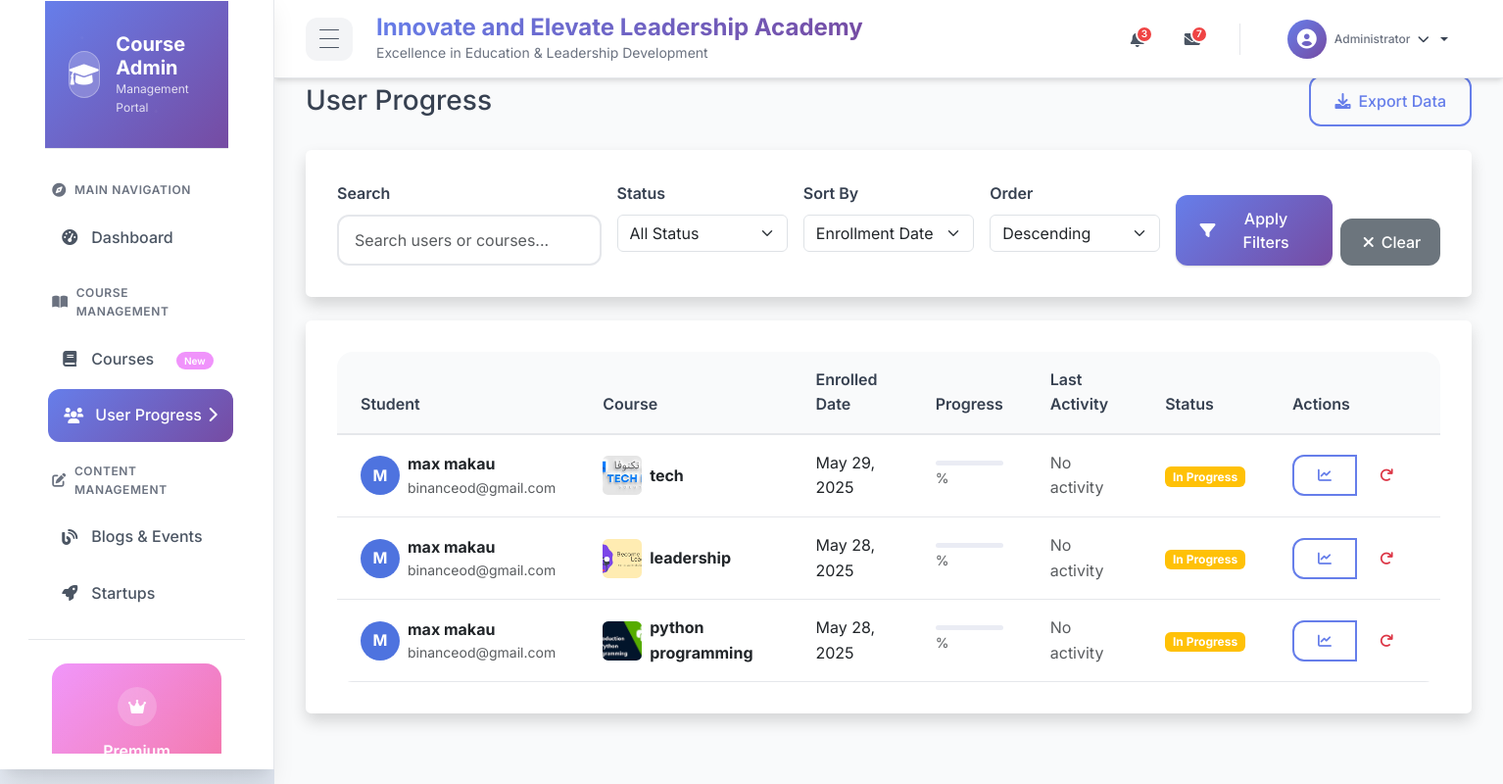
Page /users/custom_admin/user-progress/ (signed in) on the earlier database version.
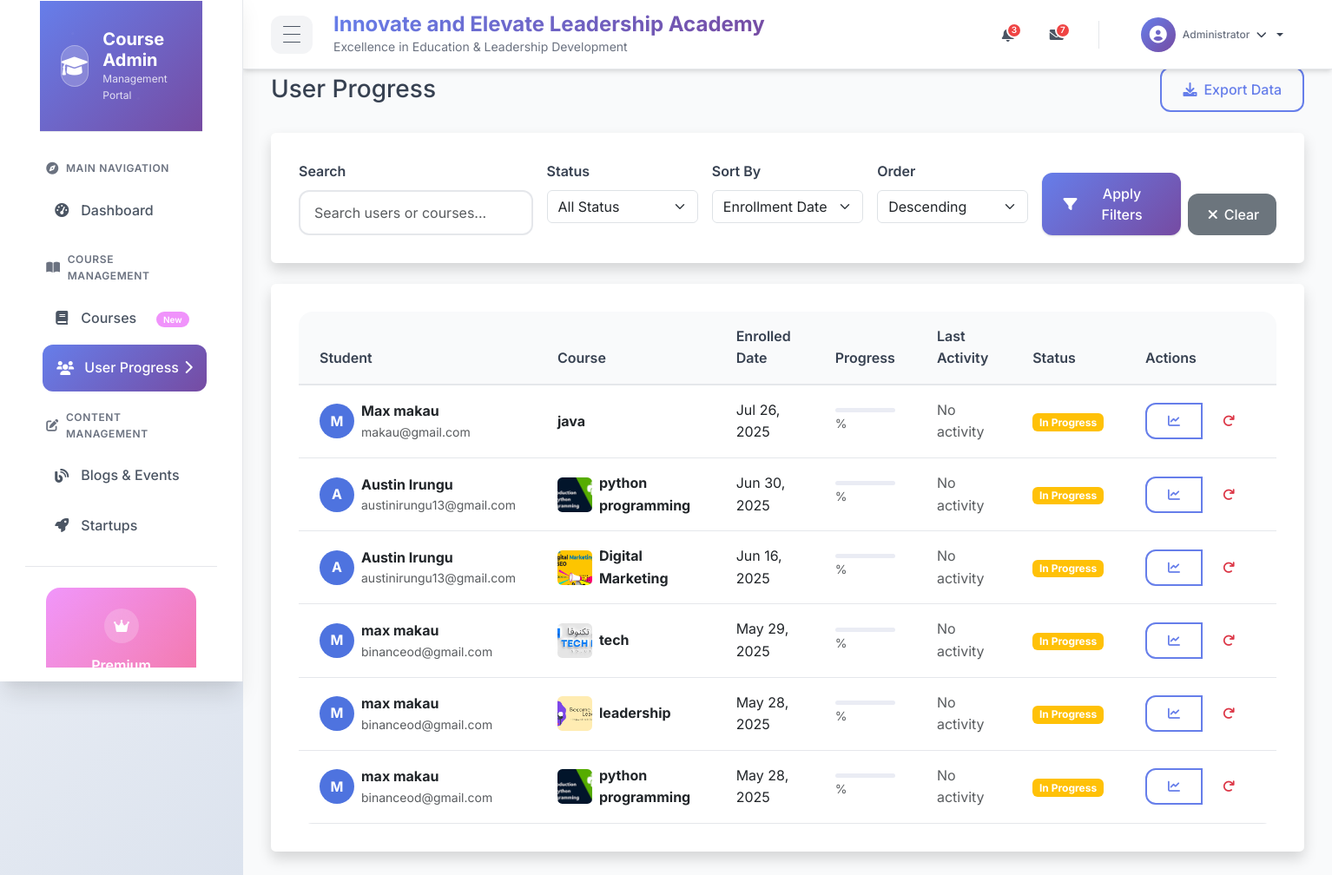
Same page on the later database version.
### courses/models.py (models this page shows, shortened)
class Enrollment(models.Model):
    student = models.ForeignKey(User, on_delete=models.CASCADE, related_name='enrollments') # Renamed user to student
    course = models.ForeignKey(Course, on_delete=models.CASCADE, related_name='enrollments')
    enrollment_date = models.DateTimeField(auto_now_add=True) # Renamed enrolled_date
    is_completed = models.BooleanField(default=False) # Renamed completed
    completion_date = models.DateTimeField(null=True, blank=True) # Added completion date
    last_accessed = models.DateTimeField(auto_now=True)
    class Meta:
        unique_together = ('student', 'course')

class Course(models.Model):
    STATUS_CHOICES = [
        ('draft', 'Draft'),
        ('published', 'Published'),
        ('archived', 'Archived'),
    ]
    title = models.CharField(max_length=200)
    slug = models.SlugField(unique=True, help_text="A unique identifier for the course, used in URLs.")
    description = models.TextField()
    category = models.ForeignKey(Category, on_delete=models.SET_NULL, null=True, blank=True, related_name='courses')
    instructor = models.ForeignKey(User, on_delete=models.SET_NULL, null=True, blank=True, related_name='courses_taught') # Assuming User can be an instructor
    price = models.DecimalField(max_digits=6, decimal_places=2, default=0.00) # 0 for free courses
    duration = models.PositiveIntegerField(help_text="Duration in weeks", default=0) # Changed to PositiveIntegerField
    created_date = models.DateTimeField(auto_now_add=True)
    updated_date = models.DateTimeField(auto_now=True)
    thumbnail = models.ImageField(upload_to='course_thumbnails/', blank=True, null=True) # Added null=True
    level = models.CharField(max_length=20, choices=[
        ('BEGINNER', 'Beginner'),
        ('INTERMEDIATE', 'Intermediate'),
        ('ADVANCED', 'Advanced')
    ], default='BEGINNER') # Added default
    status = models.CharField(max_length=10, choices=STATUS_CHOICES, default='published') # Replaced is_published
    class Meta:
        ordering = ['title']

### users/models.py (models this page shows, shortened)
class User(AbstractUser):
    first_name = models.CharField(max_length=100)
    last_name = models.CharField(max_length=100)
    email = models.EmailField(unique=True)
    phone_number = models.CharField(max_length=15, blank=True)
    profile_picture = models.ImageField(upload_to='profile_pics/', blank=True)
    created_date = models.DateTimeField(auto_now_add=True)
    updated_date = models.DateTimeField(auto_now=True)
    password = models.CharField(max_length=128)  # Django's default password field length
    groups = models.ManyToManyField(
        'auth.Group',
        related_name='custom_user_set',
        blank=True,
        help_text='The groups this user belongs to.',
        verbose_name='groups',
    )
    user_permissions = models.ManyToManyField(
        'auth.Permission',
        related_name='custom_user_set',
        blank=True,
        help_text='Specific permissions for this user.',
        verbose_name='user permissions',
    )
    class Meta:
        ordering = ['first_name', 'last_name']
    def get_full_name(self):
        return f"{self.first_name} {self.last_name}"

### custom_admin/views.py (the view)
# urls.py: path('user-progress/', views.user_progress_view, name='user_progress'),
@login_required
def user_progress_view(request):
    enrollments = Enrollment.objects.select_related('student', 'course').order_by('-enrollment_date')
    status = request.GET.get('status')
    if status:
        enrollments = enrollments.filter(status=status)
    search_query = request.GET.get('search')
    if search_query:
        enrollments = enrollments.filter(
            Q(student__username__icontains=search_query) |
            Q(course__title__icontains=search_query)
        )
    sort_by = request.GET.get('sort', 'enrollment_date')
    order = request.GET.get('order', 'desc')
    if sort_by == 'progress':
        enrollments = enrollments.order_by(f'{"-" if order == "desc" else ""}progress')
    elif sort_by == 'last_activity':
        enrollments = enrollments.order_by(f'{"-" if order == "desc" else ""}last_activity')
    else:  # enrollment_date
        enrollments = enrollments.order_by(f'{"-" if order == "desc" else ""}enrollment_date')
    context = {
        'enrollments': enrollments,
        'current_status': status,
        'current_sort': sort_by,
        'current_order': order,
        'search_query': search_query,
    }
    return render(request, 'custom_admin/user_progress.html', context)

### custom_admin/templates/custom_admin/user_progress.html (shortened to what the changed rows need)
{% extends "admin/base_admin.html" %}
{% block content %}
<div class="user-progress">
    <div class="d-flex justify-content-between align-items-center mb-4">
        <h1 class="h3 mb-0 text-gray-800">User Progress</h1>
    </div>
    <div class="card shadow">
        <div class="card-body">
            <div class="table-responsive">
                <table class="table table-hover">
                    <thead>
                        <tr>
                            <th>Student</th>
                            <th>Course</th>
                            <th>Enrolled Date</th>
                            <th>Progress</th>
                            <th>Last Activity</th>
                            <th>Status</th>
                            <th>Actions</th>
                        </tr>
                    </thead>
                    <tbody>
                        {% for enrollment in enrollments %}
                        <tr>
                            <td>
                                <div class="d-flex align-items-center">
                                    <div class="avatar me-2">
                                        {% if enrollment.student.profile.avatar %}
                                            <img src="{{ enrollment.student.profile.avatar.url }}" alt="Avatar" class="rounded-circle">
                                        {% else %}
                                            <div class="avatar-placeholder">
                                                {{ enrollment.student.get_full_name|default:enrollment.student.username|make_list|first|upper }}
                                            </div>
                                        {% endif %}
                                    </div>
                                    <div>
                                        <div class="fw-bold">{{ enrollment.student.get_full_name|default:enrollment.student.username }}</div>
                                        <div class="text-muted small">{{ enrollment.student.email }}</div>
                                    </div>
                                </div>
                            </td>
                            <td>
                                <div class="d-flex align-items-center">
                                    {% if enrollment.course.thumbnail %}
                                        <img src="{{ enrollment.course.thumbnail.url }}" alt="Course" class="course-thumbnail me-2">
                                    {% endif %}
                                    <div>
                                        <div class="fw-bold">{{ enrollment.course.title }}</div>
                                    </div>
                                </div>
                            </td>
                            <td>{{ enrollment.enrollment_date|date:"M d, Y" }}</td>
                            <td>
                                <div class="progress" style="height: 5px;">
                                </div>
                                <small class="text-muted">{{ enrollment.progress_percentage }}%</small>
                            </td>
                            <td>
                                {% if enrollment.last_activity %}
                                    <div>{{ enrollment.last_activity|date:"M d, Y" }}</div>
                                    <small class="text-muted">{{ enrollment.last_activity|timesince }} ago</small>
                                {% else %}
                                    <span class="text-muted">No activity</span>
                                {% endif %}
                            </td>
                            <td>
                                {% if enrollment.is_completed %}
                                    <span class="badge bg-success">Completed</span>
                                {% else %}
                                    <span class="badge bg-warning">In Progress</span>
                                {% endif %}
                            </td>
                            <td>
                                <div class="btn-group">
                                    <button type="button" class="btn btn-sm btn-outline-primary"
                                            data-bs-toggle="modal" data-bs-target="#progressModal"
                                            data-enrollment-id="{{ enrollment.id }}">
                                        <i class="fas fa-chart-line"></i>
                                    </button>
                                    <button type="button" class="btn btn-sm btn-outline-danger"
                                            onclick="resetProgress({{ enrollment.id }})">
                                        <i class="fas fa-redo"></i>
                                    </button>
                                </div>
                            </td>
                        </tr>
                        {% endfor %}
                    </tbody>
                </table>
            </div>
        </div>
    </div>
</div>
{% endblock %}

Differences in the rows shown:
added Enrollment: student.get_full_name|make_list "M", student.get_full_name "Max makau", student.email "makau@gmail.com", course "java", enrollment_date "Jul 26, 2025", is_completed "In Progress"
added Enrollment: student.get_full_name|make_list "A", student.get_full_name "Austin Irungu", student.email "austinirungu13@gmail.com", course.thumbnail (picture), course "python programming", enrollment_date "Jun 30, 2025", is_completed "In Progress"
added Enrollment: student.get_full_name|make_list "A", student.get_full_name "Austin Irungu", student.email "austinirungu13@gmail.com", course.thumbnail (picture), course "Digital Marketing", enrollment_date "Jun 16, 2025", is_completed "In Progress"
